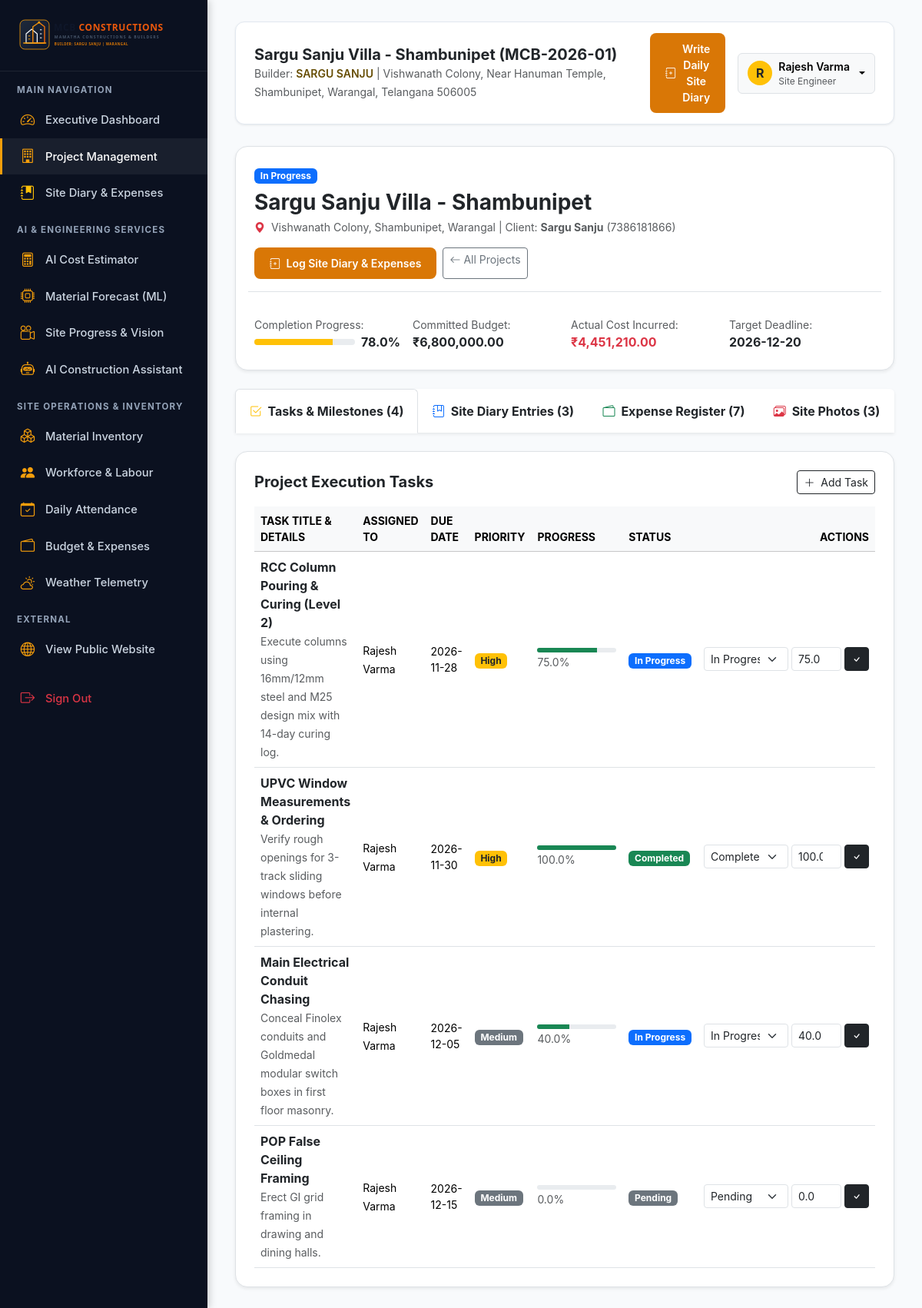
The page /projects/1 (signed in) on the database its author committed.
### tables this page shows
CREATE TABLE projects (
        id INTEGER PRIMARY KEY AUTOINCREMENT,
        name TEXT NOT NULL,
        code TEXT UNIQUE NOT NULL,
        client_name TEXT NOT NULL,
        client_phone TEXT,
        location TEXT NOT NULL,
        building_type TEXT NOT NULL,
        plot_area REAL NOT NULL,
        built_up_area REAL NOT NULL,
        floors INTEGER NOT NULL DEFAULT 1,
        budget REAL NOT NULL,
        actual_cost REAL DEFAULT 0.0,
        start_date DATE NOT NULL,
        deadline DATE NOT NULL,
        status TEXT NOT NULL DEFAULT 'Planning' CHECK(status IN ('Planning', 'In Progress', 'Completed', 'Delayed', 'On Hold')),
        completion_percentage REAL DEFAULT 0.0,
        project_manager_id INTEGER,
        site_engineer_id INTEGER,
        description TEXT,
        created_at TIMESTAMP DEFAULT CURRENT_TIMESTAMP,
        FOREIGN KEY (project_manager_id) REFERENCES users(id) ON DELETE SET NULL,
        FOREIGN KEY (site_engineer_id) REFERENCES users(id) ON DELETE SET NULL
    );

CREATE TABLE users (
        id INTEGER PRIMARY KEY AUTOINCREMENT,
        username TEXT UNIQUE NOT NULL,
        email TEXT UNIQUE NOT NULL,
        password_hash TEXT NOT NULL,
        full_name TEXT NOT NULL,
        role TEXT NOT NULL CHECK(role IN ('Administrator', 'Project Manager', 'Site Engineer', 'Inventory Manager')),
        phone TEXT,
        created_at TIMESTAMP DEFAULT CURRENT_TIMESTAMP
    );

CREATE TABLE tasks (
        id INTEGER PRIMARY KEY AUTOINCREMENT,
        project_id INTEGER NOT NULL,
        title TEXT NOT NULL,
        description TEXT,
        assigned_to_id INTEGER,
        start_date DATE,
        due_date DATE,
        status TEXT NOT NULL DEFAULT 'Pending' CHECK(status IN ('Pending', 'In Progress', 'Completed', 'Delayed')),
        priority TEXT NOT NULL DEFAULT 'Medium' CHECK(priority IN ('Low', 'Medium', 'High', 'Critical')),
        completion_percentage REAL DEFAULT 0.0,
        created_at TIMESTAMP DEFAULT CURRENT_TIMESTAMP,
        FOREIGN KEY (project_id) REFERENCES projects(id) ON DELETE CASCADE,
        FOREIGN KEY (assigned_to_id) REFERENCES users(id) ON DELETE SET NULL
    );

### routes/projects.py (the view)
@projects_bp.route('/projects/<int:project_id>')
@login_required
def view_project(project_id):
    conn = get_db_connection()
    project = conn.execute("""
        SELECT p.*, u1.full_name as manager_name, u2.full_name as engineer_name
        FROM projects p
        LEFT JOIN users u1 ON p.project_manager_id = u1.id
        LEFT JOIN users u2 ON p.site_engineer_id = u2.id
        WHERE p.id = ?
    """, (project_id,)).fetchone()
    if not project:
        conn.close()
        flash('Project not found.', 'danger')
        return redirect(url_for('projects.list_projects'))
    tasks = conn.execute("""
        SELECT t.*, u.full_name as assignee_name
        FROM tasks t
        LEFT JOIN users u ON t.assigned_to_id = u.id
        WHERE t.project_id = ?
        ORDER BY t.due_date ASC
    """, (project_id,)).fetchall()
    expenses = conn.execute("""
        SELECT * FROM expenses WHERE project_id = ? ORDER BY expense_date DESC LIMIT 10
    """, (project_id,)).fetchall()
    diary_entries = conn.execute("""
        SELECT * FROM site_diary WHERE project_id = ? ORDER BY entry_date DESC LIMIT 5
    """, (project_id,)).fetchall()
    images = conn.execute("""
        SELECT * FROM site_images WHERE project_id = ? ORDER BY uploaded_at DESC
    """, (project_id,)).fetchall()
    users = conn.execute("SELECT id, full_name, role FROM users").fetchall()
    conn.close()
    return render_template(
        'project_detail.html',
        project=project,
        tasks=tasks,
        expenses=expenses,
        diary_entries=diary_entries,
        images=images,
        users=users
    )

### templates/project_detail.html (shortened to what this page needs)
{% extends "base.html" %}
{% block page_title %}{{ project.name }} ({{ project.code }}){% endblock %}
{% block content %}
<div class="card border rounded-4 shadow-sm bg-white p-4 mb-4">
  <div class="d-flex flex-wrap justify-content-between align-items-center gap-3">
    <div>
      <span class="badge {% if project.status == 'Completed' %}bg-success{% elif project.status == 'In Progress' %}bg-primary{% elif project.status == 'Delayed' %}bg-danger{% else %}bg-warning text-dark{% endif %} mb-2">
        {{ project.status }}
      </span>
      <h3 class="fw-bold text-dark mb-1">{{ project.name }}</h3>
      <div class="text-muted small">
        <i class="bi bi-geo-alt-fill text-danger me-1"></i> {{ project.location }} |
        Client: <strong>{{ project.client_name }}</strong> ({{ project.client_phone or 'N/A' }})
      </div>
    </div>
    <div class="d-flex gap-2">
      <a href="{{ url_for('site_diary.create_entry') }}?project_id={{ project.id }}" class="btn btn-mcb-primary btn-sm">
        <i class="bi bi-journal-plus me-1"></i> Log Site Diary &amp; Expenses
      </a>
      <a href="{{ url_for('projects.list_projects') }}" class="btn btn-outline-secondary btn-sm">
        <i class="bi bi-arrow-left"></i> All Projects
      </a>
    </div>
  </div>
  <div class="row g-3 mt-3 pt-3 border-top">
    <div class="col-sm-6 col-md-3">
      <span class="text-muted small d-block">Completion Progress:</span>
      <div class="d-flex align-items-center gap-2">
        <div class="progress flex-grow-1" style="height: 8px;">
          <div class="progress-bar bg-warning" style="width: {{ project.completion_percentage }}%;"></div>
        </div>
        <strong class="text-dark">{{ project.completion_percentage }}%</strong>
      </div>
    </div>
    <div class="col-sm-6 col-md-3">
      <span class="text-muted small d-block">Committed Budget:</span>
      <strong class="text-dark">₹{{ "{:,.2f}".format(project.budget) }}</strong>
    </div>
    <div class="col-sm-6 col-md-3">
      <span class="text-muted small d-block">Actual Cost Incurred:</span>
      <strong class="text-danger">₹{{ "{:,.2f}".format(project.actual_cost) }}</strong>
    </div>
    <div class="col-sm-6 col-md-3">
      <span class="text-muted small d-block">Target Deadline:</span>
      <strong class="text-dark">{{ project.deadline }}</strong>
    </div>
  </div>
</div>
<ul class="nav nav-tabs nav-fill mb-4 bg-white rounded-top border-bottom-0 shadow-sm" id="projectTab" role="tablist">
  <li class="nav-item">
    <button class="nav-link active fw-bold text-dark py-3" id="tasks-tab" data-bs-toggle="tab" data-bs-target="#tasks" type="button">
      <i class="bi bi-check2-square text-warning me-1"></i> Tasks &amp; Milestones ({{ tasks|length }})
    </button>
  </li>
  <li class="nav-item">
    <button class="nav-link fw-bold text-dark py-3" id="diary-tab" data-bs-toggle="tab" data-bs-target="#diary" type="button">
      <i class="bi bi-journal-bookmark text-primary me-1"></i> Site Diary Entries ({{ diary_entries|length }})
    </button>
  </li>
  <li class="nav-item">
    <button class="nav-link fw-bold text-dark py-3" id="expenses-tab" data-bs-toggle="tab" data-bs-target="#expenses" type="button">
      <i class="bi bi-wallet2 text-success me-1"></i> Expense Register ({{ expenses|length }})
    </button>
  </li>
  <li class="nav-item">
    <button class="nav-link fw-bold text-dark py-3" id="photos-tab" data-bs-toggle="tab" data-bs-target="#photos" type="button">
      <i class="bi bi-images text-danger me-1"></i> Site Photos ({{ images|length }})
    </button>
  </li>
</ul>
<div class="tab-content" id="projectTabContent">
  <div class="tab-pane fade show active" id="tasks">
    <div class="card border rounded-4 shadow-sm bg-white p-4">
      <div class="d-flex justify-content-between align-items-center mb-3">
        <h5 class="fw-bold text-dark mb-0">Project Execution Tasks</h5>
        <button class="btn btn-sm btn-outline-dark" data-bs-toggle="modal" data-bs-target="#addTaskModal">
          <i class="bi bi-plus-lg me-1"></i> Add Task
        </button>
      </div>
      <div class="table-responsive">
        <table class="table table-hover align-middle mb-0">
          <thead class="table-light small text-muted text-uppercase">
            <tr>
              <th>Task Title &amp; Details</th>
              <th>Assigned To</th>
              <th>Due Date</th>
              <th>Priority</th>
              <th>Progress</th>
              <th>Status</th>
              <th class="text-end">Actions</th>
            </tr>
          </thead>
          <tbody>
            {% for t in tasks %}
            <tr>
              <td>
                <div class="fw-bold text-dark">{{ t.title }}</div>
                <small class="text-muted">{{ t.description }}</small>
              </td>
              <td><span class="small">{{ t.assignee_name or 'Site Supervisor' }}</span></td>
              <td class="small">{{ t.due_date }}</td>
              <td>
                <span class="badge {% if t.priority == 'Critical' %}bg-danger{% elif t.priority == 'High' %}bg-warning text-dark{% else %}bg-secondary{% endif %}">
                  {{ t.priority }}
                </span>
              </td>
              <td style="width: 140px;">
                <div class="progress" style="height: 6px;">
                  <div class="progress-bar bg-success" style="width: {{ t.completion_percentage }}%;"></div>
                </div>
                <small class="text-muted">{{ t.completion_percentage }}%</small>
              </td>
              <td>
                <span class="badge {% if t.status == 'Completed' %}bg-success{% elif t.status == 'In Progress' %}bg-primary{% elif t.status == 'Delayed' %}bg-danger{% else %}bg-secondary{% endif %}">
                  {{ t.status }}
                </span>
              </td>
              <td class="text-end">
                <form action="{{ url_for('projects.update_task', task_id=t.id) }}" method="POST" class="d-inline-flex gap-1">
                  <select name="status" class="form-select form-select-sm" style="width: 110px;">
                    <option value="Pending" {% if t.status == 'Pending' %}selected{% endif %}>Pending</option>
                    <option value="In Progress" {% if t.status == 'In Progress' %}selected{% endif %}>In Progress</option>
                    <option value="Completed" {% if t.status == 'Completed' %}selected{% endif %}>Completed</option>
                  </select>
                  <input type="number" name="completion_percentage" value="{{ t.completion_percentage }}" class="form-control form-control-sm" style="width: 65px;" min="0" max="100">
                  <button type="submit" class="btn btn-sm btn-dark" title="Save"><i class="bi bi-check"></i></button>
                </form>
              </td>
            </tr>
            {% else %}
            <tr><td colspan="7" class="text-center p-4 text-muted small">No tasks registered for this project yet.</td></tr>
            {% endfor %}
          </tbody>
        </table>
      </div>
    </div>
  </div>
</div>
{% endblock %}

### templates/base.html (shortened to what this page needs)
<!DOCTYPE html>
<html lang="en">
<head>
  <link href="https://cdn.jsdelivr.net/npm/bootstrap@5.3.3/dist/css/bootstrap.min.css" rel="stylesheet">
  <link rel="stylesheet" href="https://cdn.jsdelivr.net/npm/bootstrap-icons@1.11.3/font/bootstrap-icons.min.css">
  <link rel="stylesheet" href="{{ url_for('static', filename='css/style.css') }}">
</head>
<body>
  <aside class="mcb-sidebar">
    <div class="mcb-sidebar-brand">
      <img src="{{ url_for('static', filename='images/mcb_logo.svg') }}" alt="MCB Logo">
    </div>
    <div class="mcb-nav-heading">Main Navigation</div>
    <a href="{{ url_for('dashboard.index') }}" class="mcb-nav-link {% if request.endpoint == 'dashboard.index' %}active{% endif %}">
      <i class="bi bi-speedometer2"></i> Executive Dashboard
    </a>
    <a href="{{ url_for('projects.list_projects') }}" class="mcb-nav-link {% if 'projects' in request.endpoint %}active{% endif %}">
      <i class="bi bi-building"></i> Project Management
    </a>
    <a href="{{ url_for('site_diary.index') }}" class="mcb-nav-link {% if 'site_diary' in request.endpoint %}active{% endif %}">
      <i class="bi bi-journal-bookmark-fill text-warning"></i> Site Diary & Expenses
    </a>
    <div class="mcb-nav-heading">AI & Engineering Services</div>
    <a href="{{ url_for('estimation.index') }}" class="mcb-nav-link {% if 'estimation' in request.endpoint %}active{% endif %}">
      <i class="bi bi-calculator"></i> AI Cost Estimator
    </a>
    <a href="{{ url_for('materials.prediction') }}" class="mcb-nav-link {% if request.endpoint == 'materials.prediction' %}active{% endif %}">
      <i class="bi bi-cpu"></i> Material Forecast (ML)
    </a>
    <a href="{{ url_for('progress.index') }}" class="mcb-nav-link {% if 'progress' in request.endpoint %}active{% endif %}">
      <i class="bi bi-camera-reels"></i> Site Progress & Vision
    </a>
    <a href="{{ url_for('chatbot.index') }}" class="mcb-nav-link {% if 'chatbot' in request.endpoint %}active{% endif %}">
      <i class="bi bi-robot"></i> AI Construction Assistant
    </a>
    <div class="mcb-nav-heading">Site Operations & Inventory</div>
    <a href="{{ url_for('materials.inventory') }}" class="mcb-nav-link {% if request.endpoint == 'materials.inventory' %}active{% endif %}">
      <i class="bi bi-boxes"></i> Material Inventory
    </a>
    <a href="{{ url_for('workforce.index') }}" class="mcb-nav-link {% if request.endpoint == 'workforce.index' %}active{% endif %}">
      <i class="bi bi-people-fill"></i> Workforce & Labour
    </a>
    <a href="{{ url_for('workforce.attendance') }}" class="mcb-nav-link {% if request.endpoint == 'workforce.attendance' %}active{% endif %}">
      <i class="bi bi-calendar-check"></i> Daily Attendance
    </a>
    <a href="{{ url_for('expenses.index') }}" class="mcb-nav-link {% if 'expenses' in request.endpoint %}active{% endif %}">
      <i class="bi bi-wallet2"></i> Budget & Expenses
    </a>
    <a href="{{ url_for('weather.index') }}" class="mcb-nav-link {% if 'weather' in request.endpoint %}active{% endif %}">
      <i class="bi bi-cloud-sun"></i> Weather Telemetry
    </a>
    <div class="mcb-nav-heading">External</div>
    <a href="{{ url_for('public.index') }}" class="mcb-nav-link" target="_blank">
      <i class="bi bi-globe"></i> View Public Website
    </a>
    <a href="{{ url_for('auth.logout') }}" class="mcb-nav-link text-danger mt-3">
      <i class="bi bi-box-arrow-right text-danger"></i> Sign Out
    </a>
  </aside>
  <main class="mcb-main-content">
    <header class="mcb-topbar">
      <div class="d-flex align-items-center gap-3">
        <div>
          <h5 class="mb-0 fw-bold text-dark">{% block page_title %}Dashboard{% endblock %}</h5>
          <small class="text-muted">Builder: <span class="fw-semibold text-warning-emphasis">{{ primary_builder }}</span> | {{ office_address }}</small>
        </div>
      </div>
      <div class="d-flex align-items-center gap-3">
        <a href="{{ url_for('site_diary.create_entry') }}" class="btn btn-mcb-primary btn-sm d-flex align-items-center gap-2">
          <i class="bi bi-journal-plus"></i> Write Daily Site Diary
        </a>
        <div class="dropdown">
          <button class="btn btn-light dropdown-toggle d-flex align-items-center gap-2 border" type="button" data-bs-toggle="dropdown">
            <div class="rounded-circle bg-warning text-dark fw-bold d-flex align-items-center justify-content-center" style="width:32px; height:32px;">
              {{ current_user.full_name[0] if current_user.full_name else 'U' }}
            </div>
            <div class="text-start d-none d-sm-block">
              <span class="d-block fw-semibold small">{{ current_user.full_name }}</span>
              <span class="d-block text-muted" style="font-size:0.75rem;">{{ current_user.role }}</span>
            </div>
          </button>
        </div>
      </div>
    </header>
    {% block content %}{% endblock %}
  </main>
</body>
</html>

### rows shown on the page
projects: name "Sargu Sanju Villa - Shambunipet", code "MCB-2026-01", status "In Progress", location "Vishwanath Colony, Shambunipet, Warangal", client_name "Sargu Sanju", client_phone "7386181866", completion_percentage "78.0", budget "6,800,000.00", actual_cost "4,451,210.00", deadline "2026-12-20"
users: full_name "Rajesh Varma", role "Site Engineer"
tasks: title "RCC Column Pouring & Curing (Level 2)", description "Execute columns using 16mm/12mm steel and M25 design mix with 14-day curing log.", full_name "Rajesh Varma", due_date "2026-11-28", priority "High", completion_percentage "75.0", status "In Progress"
tasks: title "UPVC Window Measurements & Ordering", description "Verify rough openings for 3-track sliding windows before internal plastering.", full_name "Rajesh Varma", due_date "2026-11-30", priority "High", completion_percentage "100.0", status "Completed"
tasks: title "Main Electrical Conduit Chasing", description "Conceal Finolex conduits and Goldmedal modular switch boxes in first floor masonry.", full_name "Rajesh Varma", due_date "2026-12-05", priority "Medium", completion_percentage "40.0", status "In Progress"
tasks: title "POP False Ceiling Framing", description "Erect GI grid framing in drawing and dining halls.", full_name "Rajesh Varma", due_date "2026-12-15", priority "Medium", completion_percentage "0.0", status "Pending"

### other values the page prints
{{ primary_builder }} "SARGU SANJU"
{{ office_address }} "Vishwanath Colony, Near Hanuman Temple, Shambunipet, Warangal, Telangana 506005"
{{ current_user.full_name[0] if current_user.full_name else 'U' }} "R"
{{ tasks|length }} "4"
{{ diary_entries|length }} "3"
{{ expenses|length }} "7"
{{ images|length }} "3"
